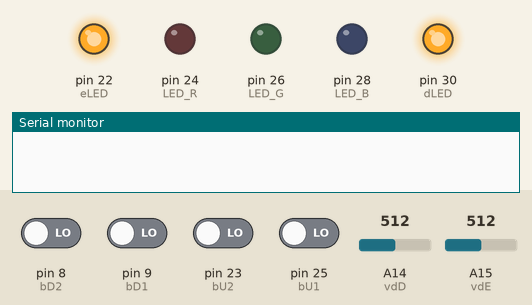
Simulated run of this sketch. Board: Arduino Mega 2560, built with avr-gcc and run on an emulated ATmega2560. Shown: output pins drawn as LEDs (lit = HIGH), the last lines printed to the serial monitor. The test bench sets the inputs (shaded band); at power-on: pin 8 (bD2), pin 9 (bD1), pin 23 (bU2), pin 25 (bU1) LOW, A14 (vdD) = 512, A15 (vdE) = 512.

Above: at 1.2 s.
1.3 s: pin 8 (bD2) driven HIGH
At 2.5 s:
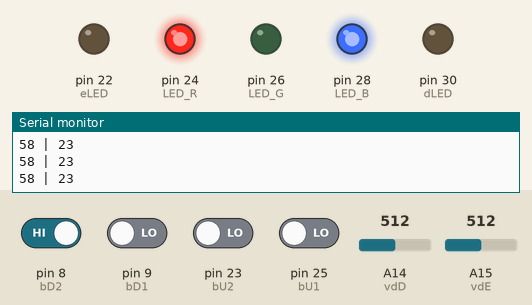
2.8 s: pin 8 (bD2) driven LOW
At 3.9 s:
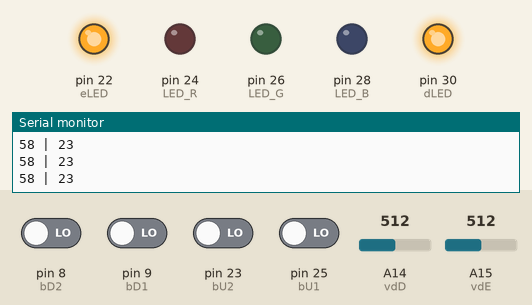
4.3 s: A14 (vdD) set to 176
5.8 s: A14 (vdD) set to 150
At 6.1 s:
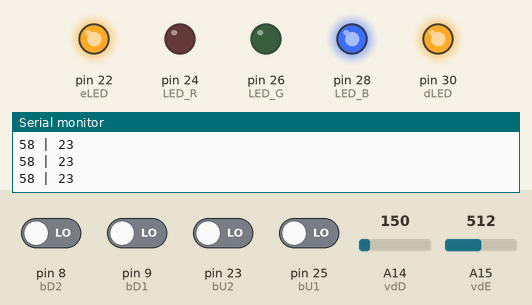
7.3 s: pin 9 (bD1) driven HIGH
At 8.3 s:
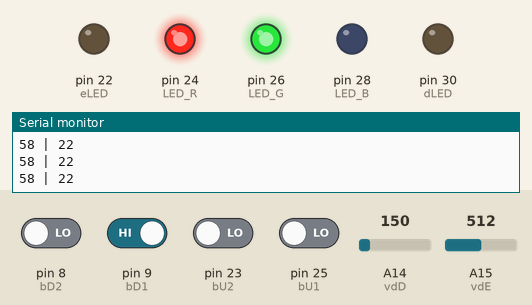
8.8 s: pin 9 (bD1) driven LOW
At 9.9 s:
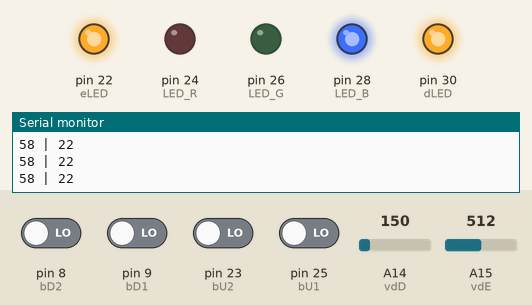
Timing chart, 0 to 11.3 s (numbered marks = the images above; inputs shaded):
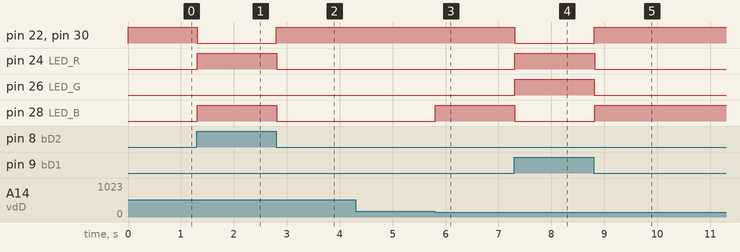

The sketch:

Green_Ranged_v2.ino
```cpp
#define eLED    22
#define dLED    30
#define LED_R   24
#define LED_G   26
#define LED_B   28

int vdE = A15;
int vdD = A14;

uint8_t bD2 = 8;
uint8_t bD1 = 9;
uint8_t bU1 = 25;
uint8_t bU2 = 23;

int VE = 58;
int DV = 22;
int VP = 300;

void setup()
{
  pinMode(eLED, OUTPUT);
  pinMode(dLED, OUTPUT);
  pinMode(LED_B, OUTPUT);
  pinMode(LED_G, OUTPUT);
  pinMode(LED_R, OUTPUT);

  pinMode(vdE, INPUT_PULLUP);       // IMPORTANTE: A SOMA DE LEITURAS SÓ FUNCIONA COM OS PINOS
  pinMode(vdD, INPUT_PULLUP);     // CONFIGURADOS COMO PULLUP

  pinMode(bD2, INPUT);
  pinMode(bD1, INPUT);
  pinMode(bU2, INPUT);
  pinMode(bU1, INPUT);

  Serial.begin(9600);
}

void loop()
{
  digitalWrite(LED_R, LOW);

  bD2 = digitalRead(8);
  bD1 = digitalRead(9);
  bU2 = digitalRead(23);
  bU1 = digitalRead(25);

  if  (bD2 == 1) {
    DV++;
    digitalWrite(LED_R, HIGH);
    digitalWrite(LED_G, LOW);
    digitalWrite(LED_B, HIGH);
    digitalWrite(eLED, LOW);
    digitalWrite(dLED, LOW);
  }
  while (digitalRead(8) == 1) A();

  if  (bD1 == 1) {
    DV--;
    digitalWrite(LED_R, HIGH);
    digitalWrite(LED_G, HIGH);
    digitalWrite(LED_B, LOW);
    digitalWrite(eLED, LOW);
    digitalWrite(dLED, LOW);
  }
  while (digitalRead(9) == 1) A();

  if  (bU1 == 1)  {
    VE--;
    digitalWrite(LED_R, HIGH);
    digitalWrite(LED_G, LOW);
    digitalWrite(LED_B, HIGH);
    digitalWrite(eLED, LOW);
    digitalWrite(dLED, LOW);
  }
  while (digitalRead(25) == 1) A();

  if  (bU2 == 1) {
    VE++;
    digitalWrite(LED_R, HIGH);
    digitalWrite(LED_G, HIGH);
    digitalWrite(LED_B, LOW);
    digitalWrite(eLED, LOW);
    digitalWrite(dLED, LOW);
  }
  while (digitalRead(23) == 1) A();


  if  (mediaE() >= VE)  {
    digitalWrite(eLED, HIGH);
    if  (mediaE() < VP) digitalWrite(LED_G, HIGH);
    else digitalWrite(LED_G, LOW);
  }
  else {digitalWrite(eLED, LOW); digitalWrite(LED_G, LOW);}
  if  (mediaD() >= DV)  {
    digitalWrite(dLED, HIGH);
    if  (mediaD() < VP) digitalWrite(LED_B, HIGH);
    else digitalWrite(LED_B, LOW);
  }
  else {digitalWrite(dLED, LOW); digitalWrite(LED_B, LOW);}
}

long mediaE() {
  vdE = analogRead(A15);
  long JoinE = 0;
  for(int i = 0; i<20; i++)  {
    vdE = analogRead(A15);
    JoinE += vdE;
  }
  return JoinE/4 - 200;
}
long mediaD() {
  vdD = analogRead(A14);
  long JoinD = 0;
  for(int i = 0; i<10; i++)  {
    vdD = analogRead(A14);
    JoinD += vdD;
  }
  return JoinD/4 - 100;
}

void A()  {
  Serial.print(VE); Serial.print(" | ");
  Serial.println(DV);
}
```

Measured:
- the behaviour switches between 160 and 159 on A14 (vdD) (found by bisection; images 2 and 3)
- after the input at 1.3 s, pin 22 (eLED), pin 30 (dLED): HIGH → LOW at once; pin 24 (LED_R), pin 28 (LED_B): LOW → HIGH at once
- after the input at 2.8 s, pin 22 (eLED), pin 30 (dLED): LOW → HIGH at once; pin 24 (LED_R), pin 28 (LED_B): HIGH → LOW at once
- after the input at 4.3 s, every drawn part: stays the same
- after the input at 5.8 s, pin 28 (LED_B): LOW → HIGH at once
- after the input at 7.3 s, pin 22 (eLED), pin 28 (LED_B), pin 30 (dLED): HIGH → LOW at once; pin 24 (LED_R), pin 26 (LED_G): LOW → HIGH at once
- after the input at 8.8 s, pin 22 (eLED), pin 28 (LED_B), pin 30 (dLED): LOW → HIGH at once; pin 24 (LED_R), pin 26 (LED_G): HIGH → LOW at once
